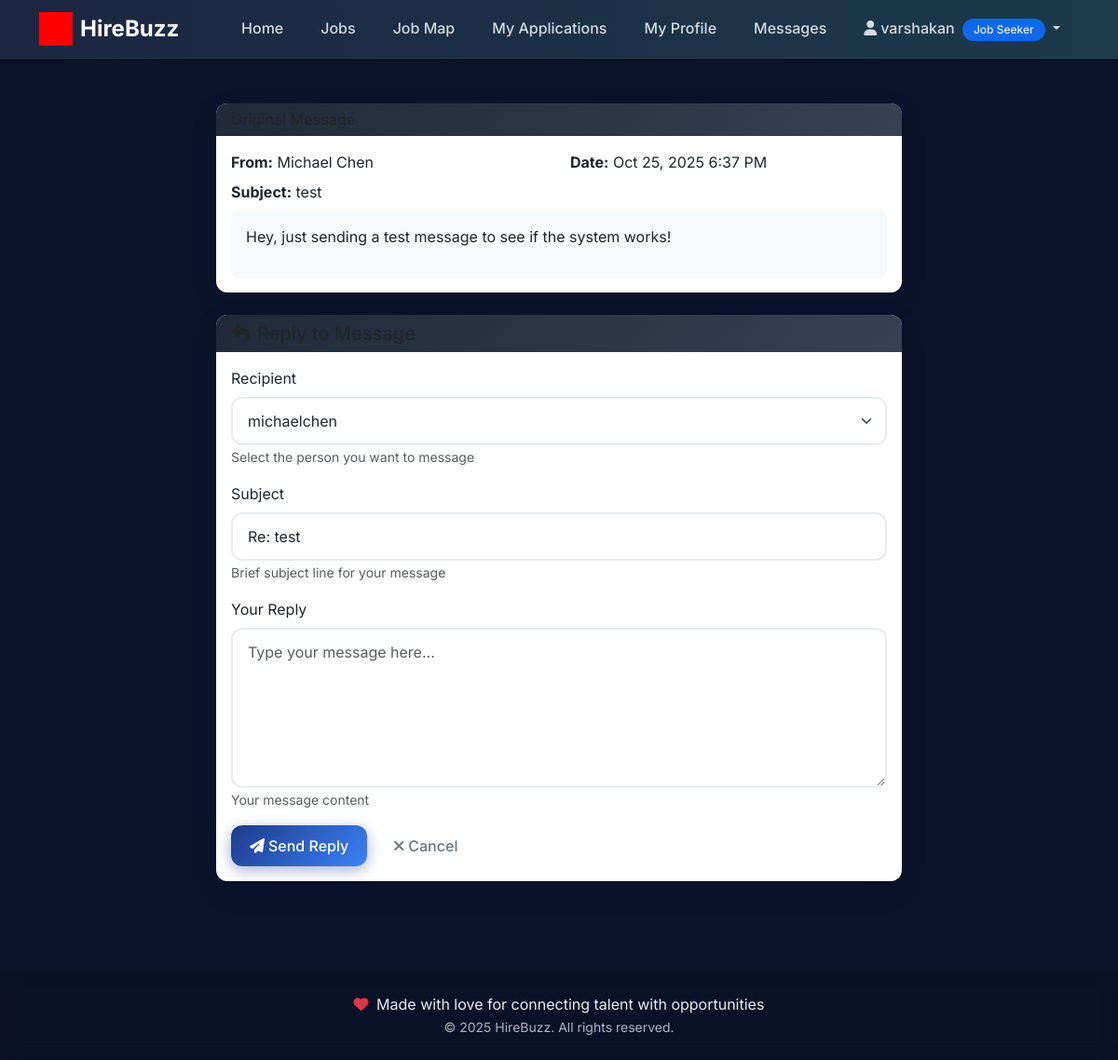
Page /communications/reply/3/ (signed in) on the committed database.
### communications/models.py (models this page shows, shortened)
class Message(models.Model):
    sender = models.ForeignKey(
        User,
        on_delete=models.CASCADE,
        related_name='sent_messages',
        help_text="User who sent the message"
    )
    recipient = models.ForeignKey(
        User,
        on_delete=models.CASCADE,
        related_name='received_messages',
        help_text="User who received the message"
    )
    subject = models.CharField(
        max_length=200,
        help_text="Message subject line"
    )
    body = models.TextField(
        help_text="Message content"
    )
    sent_at = models.DateTimeField(auto_now_add=True)
    read_at = models.DateTimeField(null=True, blank=True)
    class Meta:
        ordering = ['-sent_at']

### communications/views.py (the view)
# urls.py: path('reply/<int:message_id>/', views.reply_message, name='reply_message'),
@login_required
def reply_message(request, message_id):
    original_message = get_object_or_404(Message, id=message_id)
    if original_message.recipient != request.user:
        messages.error(request, 'You can only reply to messages sent to you.')
        return redirect('communications:index')
    if request.method == 'POST':
        form = MessageForm(request.POST, sender=request.user)
        if form.is_valid():
            reply = form.save(commit=False)
            reply.sender = request.user
            reply.recipient = original_message.sender
            reply.subject = f"Re: {original_message.subject}"
            reply.save()
            try:
                send_mail(
                    subject=f"Reply from {request.user.get_full_name() or request.user.username}",
                    message=f"You have received a reply:\n\nSubject: {reply.subject}\n\n{reply.body}\n\nReply at: {request.build_absolute_uri('/communications/')}",
                    from_email=settings.DEFAULT_FROM_EMAIL,
                    recipient_list=[reply.recipient.email],
                    fail_silently=False,
                )
                messages.success(request, f'Reply sent to {reply.recipient.get_full_name() or reply.recipient.username}!')
            except Exception as e:
                messages.warning(request, f'Reply sent but email notification failed: {str(e)}')
            return redirect('communications:index')
    else:
        form = MessageForm(sender=request.user, initial={
            'recipient': original_message.sender,
            'subject': f"Re: {original_message.subject}",
        })
    context = {
        'template_data': {'title': f'Reply to: {original_message.subject} - HireBuzz'},
        'form': form,
        'original_message': original_message,
    }
    return render(request, 'communications/reply_message.html', context)

### accounts/models.py (called while the page is built)
    def is_job_seeker(self):
        return self.user_type == 'job_seeker'

    def is_recruiter(self):
        return self.user_type == 'recruiter'

### communications/templates/communications/reply_message.html (shortened to what this page needs)
{% extends 'base.html' %}
{% block content %}
<div class="container py-4">
  <div class="row justify-content-center">
    <div class="col-md-8">
      <div class="card mb-4">
        <div class="card-header">
          <h6 class="mb-0">Original Message</h6>
        </div>
        <div class="card-body">
          <div class="row mb-2">
            <div class="col-md-6">
              <strong>From:</strong> {{ original_message.sender.get_full_name|default:original_message.sender.username }}
            </div>
            <div class="col-md-6">
              <strong>Date:</strong> {{ original_message.sent_at|date:"M d, Y g:i A" }}
            </div>
          </div>
          <div class="mb-2">
            <strong>Subject:</strong> {{ original_message.subject }}
          </div>
          <div class="message-content bg-light p-3 rounded">
            {{ original_message.body|linebreaks }}
          </div>
        </div>
      </div>
      <div class="card">
        <div class="card-header">
          <h5 class="mb-0">
            <i class="fas fa-reply me-2"></i>Reply to Message
          </h5>
        </div>
        <div class="card-body">
          <form method="post">
            <div class="mb-3">
              <label for="{{ form.recipient.id_for_label }}" class="form-label">Recipient</label>
              {{ form.recipient }}
              {% if form.recipient.help_text %}
                <small class="form-text text-muted">{{ form.recipient.help_text }}</small>
              {% endif %}
            </div>
            <div class="mb-3">
              <label for="{{ form.subject.id_for_label }}" class="form-label">Subject</label>
              {{ form.subject }}
              {% if form.subject.help_text %}
                <small class="form-text text-muted">{{ form.subject.help_text }}</small>
              {% endif %}
            </div>
            <div class="mb-3">
              <label for="{{ form.body.id_for_label }}" class="form-label">Your Reply</label>
              {{ form.body }}
              {% if form.body.help_text %}
                <small class="form-text text-muted">{{ form.body.help_text }}</small>
              {% endif %}
            </div>
            <div class="d-flex gap-2">
              <button type="submit" class="btn btn-primary">
                <i class="fas fa-paper-plane me-1"></i>Send Reply
              </button>
              <a href="{% url 'communications:view_message' original_message.id %}" class="btn btn-outline-secondary">
                <i class="fas fa-times me-1"></i>Cancel
              </a>
            </div>
          </form>
        </div>
      </div>
    </div>
  </div>
</div>
{% endblock content %}

### hirebuzz/templates/base.html (shortened to what this page needs)
<!DOCTYPE html>
<html lang="en">
  {% load static %}
  <head>
    <link href="https://cdn.jsdelivr.net/npm/bootstrap@5.3.3/dist/css/bootstrap.min.css" rel="stylesheet">
    <link rel="stylesheet" href="https://cdnjs.cloudflare.com/ajax/libs/font-awesome/6.5.2/css/all.min.css" />
    <link rel="stylesheet" type="text/css" href="{% static 'css/style.css' %}">
  </head>
  <body class="hb-body">
    <nav class="navbar navbar-dark hb-nav navbar-expand-lg">
      <div class="container">
        <a class="navbar-brand d-flex align-items-center gap-2" href="{% url 'home:index' %}">
          <img src="{% static 'img/hirebuzz-logo.png' %}" alt="HireBuzz" height="36" />
          <span class="fw-bold">HireBuzz</span>
        </a>
        <div class="collapse navbar-collapse" id="hbNav">
          <div class="navbar-nav ms-auto">
            <a class="nav-link" href="{% url 'home:index' %}">Home</a>
            <a class="nav-link" href="{% url 'jobs:index' %}">Jobs</a>
            {% if user.is_authenticated %}
              {% if user.user_profile.is_recruiter %}
                <a class="nav-link" href="{% url 'profiles:index' %}">Candidates</a>
                <a class="nav-link" href="{% url 'jobs:applicant_cluster_map' %}">Applicant Clusters</a>
                <a class="nav-link" href="{% url 'jobs:my_jobs' %}">My Jobs</a>
                <a class="nav-link" href="{% url 'jobs:post_job' %}">Post Job</a>
              {% elif user.user_profile.is_job_seeker %}
                <a class="nav-link" href="{% url 'jobs:map' %}">Job Map</a>
                <a class="nav-link" href="{% url 'applications:index' %}">My Applications</a>
                <a class="nav-link" href="{% url 'profiles:my_profile' %}">My Profile</a>
              {% endif %}
            {% else %}
              <a class="nav-link" href="{% url 'profiles:index' %}">Profiles</a>
            {% endif %}
            <a class="nav-link" href="{% url 'communications:index' %}">Messages</a>
            {% if user.is_authenticated %}
              <div class="nav-item dropdown">
                <a class="nav-link dropdown-toggle" href="#" id="accountDropdown" role="button" data-bs-toggle="dropdown" aria-expanded="false">
                  <i class="fas fa-user me-1"></i>{{ user.username }}
                  {% if user.user_profile.is_recruiter %}
                    <span class="badge bg-success ms-1">Recruiter</span>
                  {% elif user.user_profile.is_job_seeker %}
                    <span class="badge bg-primary ms-1">Job Seeker</span>
                  {% endif %}
                </a>
              </div>
            {% endif %}
          </div>
        </div>
      </div>
    </nav>
    <main class="hb-main fade-in">
      {% block content %}{% endblock content %}
    </main>
    <footer class="text-center py-4 mt-5" style="background: rgba(0,0,0,0.1); backdrop-filter: blur(10px);">
      <div class="container">
        <p class="text-light mb-0">
          <i class="fas fa-heart text-danger me-1"></i>
          Made with love for connecting talent with opportunities
        </p>
        <small class="text-light opacity-75">© 2025 HireBuzz. All rights reserved.</small>
      </div>
    </footer>
  </body>
</html>

### hirebuzz/static/css/style.css (style rules this page uses)
.hb-body { font-family: "Inter", "DM Sans", system-ui, -apple-system, Segoe UI, Roboto, Arial, sans-serif; background: #0b132b; color: #e6edf3; }
.hb-nav { background: linear-gradient(90deg, #1c2541, #1b3a4b); border-bottom: 1px solid rgba(255,255,255,0.06); }
.navbar a.nav-link { color: #e6edf3 !important; opacity: 0.9; }
.hb-main { padding: 24px 0; }
.text-light { color: #e6edf3 !important; }

### hirebuzz/templates/base.html (style rules this page uses)
:root { --primary-gradient: linear-gradient(135deg, #1e3a8a 0%, #3b82f6 100%); --secondary-gradient: linear-gradient(135deg, #059669 0%, #10b981 100%); --success-gradient: linear-gradient(135deg, #0ea5e9 0%, #06b6d4 100%); --warning-gradient: linear-gradient(135deg, #f59e0b 0%, #f97316 100%); --dark-gradient: linear-gradient(135deg, #1f2937 0%, #374151 100%); --card-shadow: 0 10px 30px rgba(0, 0, 0, 0.1); --card-shadow-hover: 0 20px 40px rgba(0, 0, 0, 0.15); --border-radius: 12px; --transition: all 0.3s cubic-bezier(0.4, 0, 0.2, 1); --corporate-blue: #1e40af; --trust-blue: #3b82f6; --success-green: #059669; --growth-teal: #0d9488; --energy-orange: #ea580c; --professional-gray: #374151; --light-gray: #f8fafc; --accent-purple: #7c3aed; }
body { font-family: 'Inter', -apple-system, BlinkMacSystemFont, 'Segoe UI', Roboto, sans-serif; background: linear-gradient(135deg, #1e3a8a 0%, #3b82f6 50%, #0ea5e9 100%); min-height: 100vh; }
.navbar-brand { font-weight: 700; font-size: 1.5rem; transition: var(--transition); }
.nav-link { font-weight: 500; transition: var(--transition); border-radius: 8px; margin: 0 4px; padding: 8px 16px !important; }
.btn { border-radius: var(--border-radius); font-weight: 500; transition: var(--transition); border: none; padding: 10px 20px; }
.btn-primary { background: var(--primary-gradient); box-shadow: 0 4px 15px rgba(30, 58, 138, 0.4); border: none; }
.card { border-radius: var(--border-radius); border: none; box-shadow: var(--card-shadow); transition: var(--transition); overflow: hidden; }
.card-header { background: var(--dark-gradient); border-bottom: none; font-weight: 600; }
.form-control, .form-select { border-radius: var(--border-radius); border: 2px solid #e9ecef; transition: var(--transition); padding: 12px 16px; }
.badge { border-radius: 20px; font-weight: 500; padding: 6px 12px; }
.fade-in { animation: fadeIn 0.6s ease-in-out; }
.pulse { animation: pulse 2s infinite; }

### rows in the picture
Message: sender.get_full_name "Michael Chen", sent_at "Oct 25, 2025 6:37 PM", subject "test", body "Hey, just sending a test message to see if the system works!"

### other values in the picture
{{ user.username }} "varshakan"
